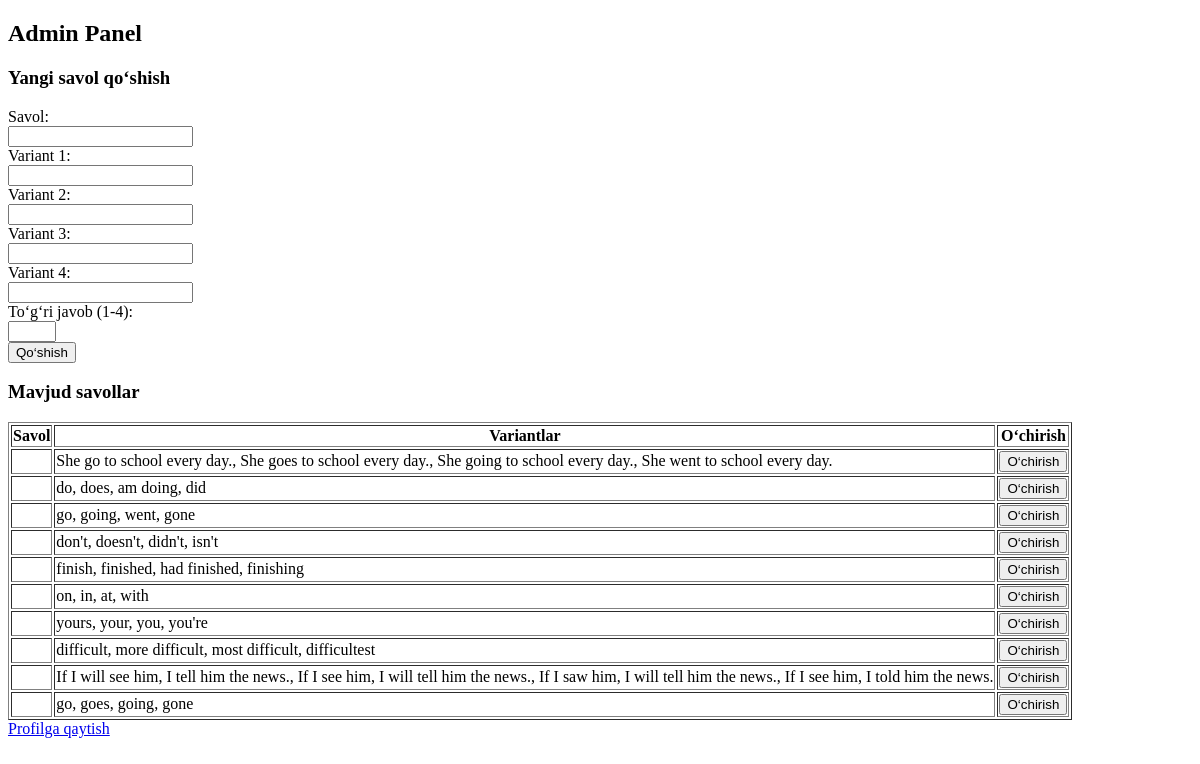
Page /admin (signed in) on the earlier database version.
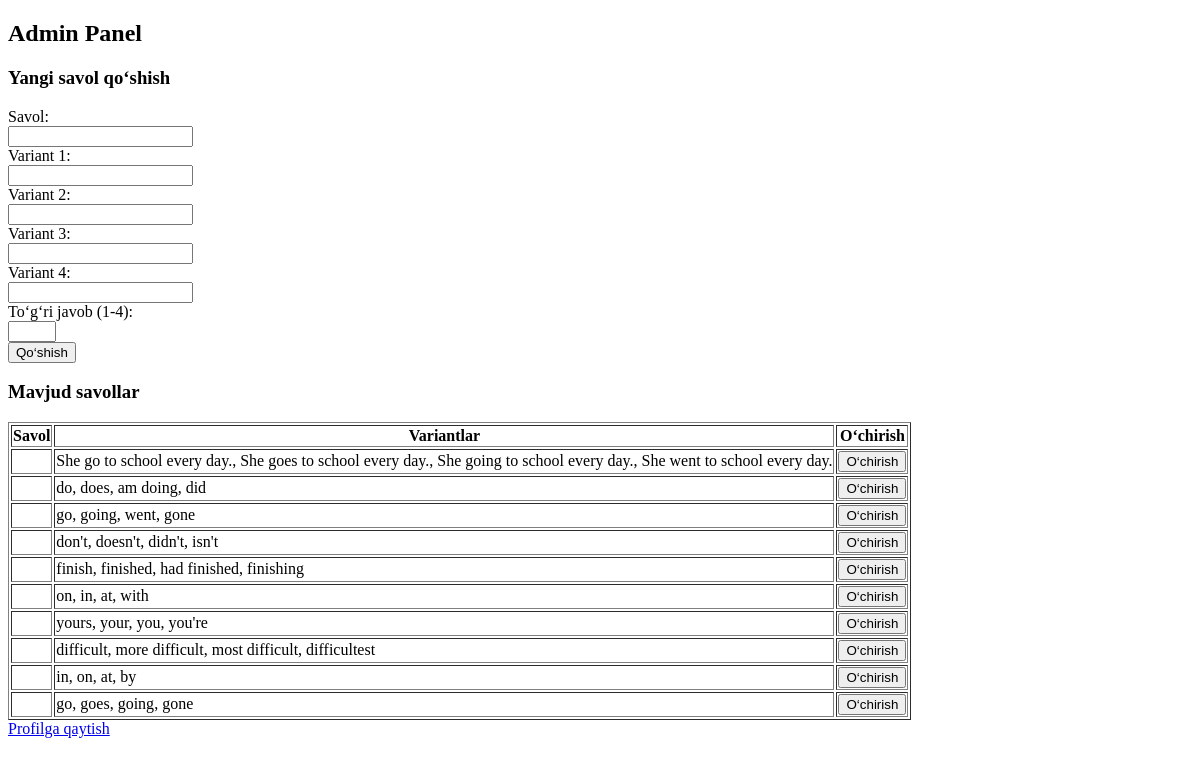
Same page on the later database version.
### tables this page shows
CREATE TABLE questions (
    id INTEGER PRIMARY KEY AUTOINCREMENT,
    question TEXT NOT NULL,
    option1 TEXT NOT NULL,
    option2 TEXT NOT NULL,
    option3 TEXT NOT NULL,
    option4 TEXT NOT NULL,
    togri INTEGER NOT NULL
);

### app.py (the view, shortened to what this page needs)
@app.route("/admin", methods=["GET", "POST"])
def admin_panel():
    if not is_admin():
        return "You do not have admin rights!"
    conn = conn_databaza()
    cursor = conn.cursor()
    cursor.execute("SELECT * FROM questions")
    questions = cursor.fetchall()
    conn.close()
    return render_template("admin.html", questions=questions)

### app.py (called while the page is built)
def is_admin():
    return "user_id" in session and session.get("is_admin") == 1

def conn_databaza():
    conn = sqlite3.connect("users.db")
    conn.row_factory = sqlite3.Row
    return conn

### templates/admin.html (shortened to what this page needs)
<!DOCTYPE html>
<html lang="en">
<head>
</head>
<body>
    <h2>Admin Panel</h2>
    <h3>Yangi savol qo‘shish</h3>
    <form method="POST">
        <label>Savol:</label><br>
        <input type="text" name="question" required><br>
        <label>Variant 1:</label><br>
        <input type="text" name="option1" required><br>
        <label>Variant 2:</label><br>
        <input type="text" name="option2" required><br>
        <label>Variant 3:</label><br>
        <input type="text" name="option3" required><br>
        <label>Variant 4:</label><br>
        <input type="text" name="option4" required><br>
        <label>To‘g‘ri javob (1-4):</label><br>
        <input type="number" name="correct_option" min="1" max="4" required><br>
        <button type="submit">Qo‘shish</button>
    </form>
    <h3>Mavjud savollar</h3>
    <table border="1">
        <tr>
            <th>Savol</th>
            <th>Variantlar</th>
            <th>O‘chirish</th>
        </tr>
        {% for question in questions %}
        <tr>
            <td>{{ question["question_text"] }}</td>
            <td>{{ question["option1"] }}, {{ question["option2"] }}, {{ question["option3"] }}, {{ question["option4"] }}</td>
            <td>
                <form action="{{ url_for('delete_question', question_id=question['id']) }}" method="POST">
                    <button type="submit">O‘chirish</button>
                </form>
            </td>
        </tr>
        {% endfor %}
    </table>
    <a href="{{ url_for('profile') }}">Profilga qaytish</a>
</body>
</html>

Differences in the rows shown:
changed questions (number 9 of 10 on the later page): option1 "If I will see him, I tell him the news." → "in"; option2 "If I see him, I will tell him the news." → "on"; option3 "If I saw him, I will tell him the news." → "at"; option4 "If I see him, I told him the news." → "by"
